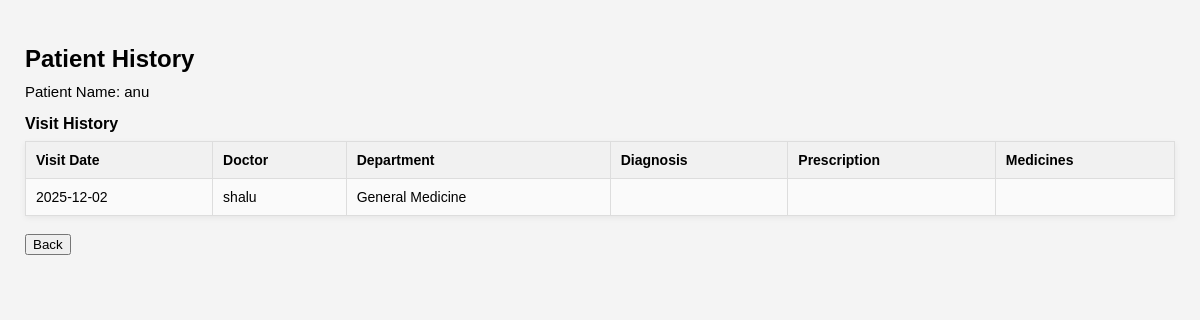
The page /admin_patient_history/4 (signed in) on the database its author committed.
### models.py (models this page shows)
class User(db.Model):
    id = db.Column(db.Integer, primary_key=True, nullable=True)
    name = db.Column(db.String(50), nullable=True)
    email = db.Column(db.String(150), nullable=True)
    password = db.Column(db.String(150), nullable=True)
    role = db.Column(db.String(10), nullable=False)
    contact = db.Column(db.String(100), nullable=True)
    gender = db.Column(db.String(10), nullable=True)
    specialization = db.Column(db.String(100), nullable=True)   # Only filled for doctors
    experience = db.Column(db.Integer, nullable=True)           # Only filled for doctors
    department_id = db.Column(db.Integer, db.ForeignKey('department.id'), nullable=True)
    dob = db.Column(db.Date, nullable=True)
    medical_history = db.Column(db.Text, nullable=True)
    blacklisted = db.Column(db.Boolean, default=False)
    appointments_as_patient = db.relationship(
        'Appointment',
        backref='patient',
        lazy=True,
        foreign_keys='Appointment.patient_id'
    )
    appointments_as_doctor = db.relationship(
        'Appointment',
        backref='doctor',
        lazy=True,
        foreign_keys='Appointment.doctor_id'
    )

class Appointment(db.Model):
    id = db.Column(db.Integer, primary_key=True)
    patient_id = db.Column(db.Integer, db.ForeignKey('user.id',ondelete='CASCADE'), nullable= False)
    doctor_id = db.Column(db.Integer, db.ForeignKey('user.id',ondelete='CASCADE'), nullable = False)
    date = db.Column(db.Date, nullable=False)
    time = db.Column(db.Time, nullable=False)
    status = db.Column(db.String(50))
    notes = db.Column(db.Text)
    treatments = db.relationship('Treatment', backref='appointment', lazy=True)

class Department(db.Model):
    id = db.Column(db.Integer, primary_key=True)
    name = db.Column(db.String(100), unique=True, nullable=False)
    description = db.Column(db.String(200))
    doctors = db.relationship('User', backref='department', lazy=True)

### app.py (the view)
@app.route('/admin_patient_history/<int:patient_id>')
def admin_patient_history(patient_id):
    user_id = session.get('user_id')
    role = session.get('role')
    if not user_id or role != 'a':
        return redirect('/login')
    patient = User.query.get_or_404(patient_id)
    appointments = Appointment.query.filter(
        Appointment.patient_id == patient_id,
        Appointment.status.in_(['Completed', 'Cancelled'])
    ).order_by(Appointment.date.desc()).all()
    history = []
    for appt in appointments:
        treatment = Treatment.query.filter_by(appointment_id=appt.id).first()
        if treatment:
            history.append({
                'visit_date': appt.date,
                'doctor_name': appt.doctor.name,
                'department_name': appt.doctor.department.name
                    if appt.doctor.department else '',
                'diagnosis': treatment.diagnosis,
                'prescription': treatment.prescription,
                'medicines': treatment.notes
            })
    return render_template(
        'patient_history.html',
        patient=patient,
        history=history,
        from_patient=False,     # not the logged-in patient
        from_admin=True         # flag for template if needed
    )

### templates/patient_history.html (shortened to what this page needs)
<!DOCTYPE html>
<html lang="en">
<head>
    <link rel="stylesheet" href="{{ url_for('static', filename='patient_history.css') }}">
</head>
<body>
    <h2>Patient History</h2>
    <p>Patient Name: {{ patient.name }}</p>
    <h4>Visit History</h4>
    <table border="1" style="width: 100%;">
        <tr>
            <th>Visit Date</th>
            {% if from_patient or from_admin %}
                <th>Doctor</th>
                <th>Department</th>
            {% endif %}
            <th>Diagnosis</th>
            <th>Prescription</th>
            <th>Medicines</th>
        </tr>
        {% for record in history %}
        <tr>
            <td>{{ record.visit_date }}</td>
            {% if from_patient or from_admin %}
                <td>{{ record.doctor_name }}</td>
                <td>{{ record.department_name }}</td>
            {% endif %}
            <td>{{ record.diagnosis }}</td>
            <td>{{ record.prescription }}</td>
            <td>{{ record.medicines }}</td>
        </tr>
        {% endfor %}
    </table>
    <br>
    {% if from_patient %}
        <a href="/patient_dashboard"><button type="button">Back</button></a>
    {% elif from_admin %}
        <a href="/admin_dashboard"><button type="button">Back</button></a>
    {% else %}
        <a href="/doctor_dashboard"><button type="button">Back</button></a>
    {% endif %}
</body>
</html>

### static/patient_history.css (style rules this page uses)
body { margin: 0; padding: 25px; font-family: Arial, sans-serif; background: #f4f4f4; }
h2 { margin-bottom: 10px; }
p { font-size: 15px; margin: 6px 0 15px 0; }
h4 { margin: 15px 0 8px 0; }
table { width: 100%; border-collapse: collapse; background: #fff; margin-top: 8px; box-shadow: 0 2px 6px rgba(0,0,0,0.06); }
th, td { border: 1px solid #ddd; padding: 10px; font-size: 14px; }
th { background: #f1f1f1; text-align: left; }
tr:nth-child(even) { background: #fafafa; }
button { pa }

### rows shown on the page
User: name "anu"
Appointment: visit_date "2025-12-02"
User: doctor_name "shalu"
Department: department_name "General Medicine"
